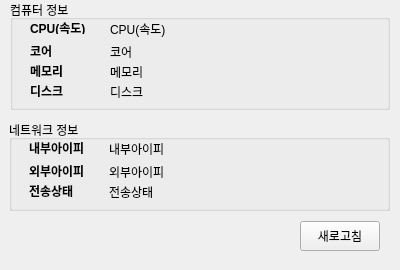
<?xml version="1.0" encoding="UTF-8"?>
<ui version="4.0">
 <class>Form</class>
 <widget class="QWidget" name="Form">
  <property name="geometry">
   <rect>
    <x>0</x>
    <y>0</y>
    <width>400</width>
    <height>270</height>
   </rect>
  </property>
  <property name="sizePolicy">
   <sizepolicy hsizetype="Fixed" vsizetype="Fixed">
    <horstretch>0</horstretch>
    <verstretch>0</verstretch>
   </sizepolicy>
  </property>
  <property name="minimumSize">
   <size>
    <width>400</width>
    <height>270</height>
   </size>
  </property>
  <property name="maximumSize">
   <size>
    <width>400</width>
    <height>270</height>
   </size>
  </property>
  <property name="windowTitle">
   <string>내 컴퓨터 정보</string>
  </property>
  <widget class="QGroupBox" name="groupBox">
   <property name="geometry">
    <rect>
     <x>10</x>
     <y>0</y>
     <width>380</width>
     <height>110</height>
    </rect>
   </property>
   <property name="minimumSize">
    <size>
     <width>380</width>
     <height>110</height>
    </size>
   </property>
   <property name="maximumSize">
    <size>
     <width>380</width>
     <height>110</height>
    </size>
   </property>
   <property name="title">
    <string>컴퓨터 정보</string>
   </property>
   <widget class="QLabel" name="lblMemory">
    <property name="geometry">
     <rect>
      <x>100</x>
      <y>62</y>
      <width>220</width>
      <height>20</height>
     </rect>
    </property>
    <property name="text">
     <string>메모리</string>
    </property>
   </widget>
   <widget class="QLabel" name="label_4">
    <property name="geometry">
     <rect>
      <x>20</x>
      <y>85</y>
      <width>60</width>
      <height>12</height>
     </rect>
    </property>
    <property name="styleSheet">
     <string notr="true">font-weight: bold;</string>
    </property>
    <property name="text">
     <string>디스크</string>
    </property>
   </widget>
   <widget class="QLabel" name="label_2">
    <property name="geometry">
     <rect>
      <x>20</x>
      <y>45</y>
      <width>60</width>
      <height>12</height>
     </rect>
    </property>
    <property name="styleSheet">
     <string notr="true">font-weight: bold;</string>
    </property>
    <property name="text">
     <string>코어</string>
    </property>
   </widget>
   <widget class="QLabel" name="lblDisk">
    <property name="geometry">
     <rect>
      <x>100</x>
      <y>82</y>
      <width>220</width>
      <height>20</height>
     </rect>
    </property>
    <property name="text">
     <string>디스크</string>
    </property>
   </widget>
   <widget class="QLabel" name="label">
    <property name="geometry">
     <rect>
      <x>20</x>
      <y>22</y>
      <width>70</width>
      <height>12</height>
     </rect>
    </property>
    <property name="styleSheet">
     <string notr="true">font-weight: bold;</string>
    </property>
    <property name="text">
     <string>CPU(속도)</string>
    </property>
   </widget>
   <widget class="QLabel" name="label_3">
    <property name="geometry">
     <rect>
      <x>20</x>
      <y>65</y>
      <width>60</width>
      <height>12</height>
     </rect>
    </property>
    <property name="styleSheet">
     <string notr="true">font-weight: bold;</string>
    </property>
    <property name="text">
     <string>메모리</string>
    </property>
   </widget>
   <widget class="QLabel" name="lblCPU">
    <property name="geometry">
     <rect>
      <x>100</x>
      <y>19</y>
      <width>220</width>
      <height>20</height>
     </rect>
    </property>
    <property name="text">
     <string>CPU(속도)</string>
    </property>
   </widget>
   <widget class="QLabel" name="lblCore">
    <property name="geometry">
     <rect>
      <x>100</x>
      <y>42</y>
      <width>220</width>
      <height>20</height>
     </rect>
    </property>
    <property name="text">
     <string>코어</string>
    </property>
   </widget>
  </widget>
  <widget class="QGroupBox" name="groupBox_2">
   <property name="geometry">
    <rect>
     <x>9</x>
     <y>120</y>
     <width>381</width>
     <height>91</height>
    </rect>
   </property>
   <property name="title">
    <string>네트워크 정보</string>
   </property>
   <widget class="QLabel" name="lblInnerNet">
    <property name="geometry">
     <rect>
      <x>100</x>
      <y>19</y>
      <width>220</width>
      <height>20</height>
     </rect>
    </property>
    <property name="text">
     <string>내부아이피</string>
    </property>
   </widget>
   <widget class="QLabel" name="label_9">
    <property name="geometry">
     <rect>
      <x>20</x>
      <y>22</y>
      <width>70</width>
      <height>12</height>
     </rect>
    </property>
    <property name="styleSheet">
     <string notr="true">font-weight: bold;</string>
    </property>
    <property name="text">
     <string>내부아이피</string>
    </property>
   </widget>
   <widget class="QLabel" name="label_10">
    <property name="geometry">
     <rect>
      <x>20</x>
      <y>45</y>
      <width>70</width>
      <height>12</height>
     </rect>
    </property>
    <property name="styleSheet">
     <string notr="true">font-weight: bold;</string>
    </property>
    <property name="text">
     <string>외부아이피</string>
    </property>
   </widget>
   <widget class="QLabel" name="label_11">
    <property name="geometry">
     <rect>
      <x>20</x>
      <y>65</y>
      <width>70</width>
      <height>12</height>
     </rect>
    </property>
    <property name="styleSheet">
     <string notr="true">font-weight: bold;</string>
    </property>
    <property name="text">
     <string>전송상태</string>
    </property>
   </widget>
   <widget class="QLabel" name="lblExtraNet">
    <property name="geometry">
     <rect>
      <x>100</x>
      <y>42</y>
      <width>220</width>
      <height>20</height>
     </rect>
    </property>
    <property name="text">
     <string>외부아이피</string>
    </property>
   </widget>
   <widget class="QLabel" name="lblNetStat">
    <property name="geometry">
     <rect>
      <x>100</x>
      <y>62</y>
      <width>220</width>
      <height>20</height>
     </rect>
    </property>
    <property name="text">
     <string>전송상태</string>
    </property>
   </widget>
  </widget>
  <widget class="QPushButton" name="btnRefresh">
   <property name="geometry">
    <rect>
     <x>300</x>
     <y>221</y>
     <width>80</width>
     <height>30</height>
    </rect>
   </property>
   <property name="text">
    <string>새로고침</string>
   </property>
  </widget>
 </widget>
 <resources/>
 <connections/>
</ui>
